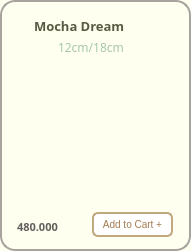
       <widget class="QFrame" name="frame_Mocha">
        <property name="geometry">
         <rect>
          <x>10</x>
          <y>590</y>
          <width>191</width>
          <height>251</height>
         </rect>
        </property>
        <property name="styleSheet">
         <string notr="true">background-color:#FFFFF0;
border-radius: 15px; 
border: 2px solid #A8A29E ;</string>
        </property>
        <property name="frameShape">
         <enum>QFrame::StyledPanel</enum>
        </property>
        <property name="frameShadow">
         <enum>QFrame::Raised</enum>
        </property>
        <widget class="QLabel" name="label_cake_mocha">
         <property name="geometry">
          <rect>
           <x>0</x>
           <y>16</y>
           <width>191</width>
           <height>201</height>
          </rect>
         </property>
         <property name="sizePolicy">
          <sizepolicy hsizetype="Fixed" vsizetype="Fixed">
           <horstretch>25</horstretch>
           <verstretch>25</verstretch>
          </sizepolicy>
         </property>
         <property name="minimumSize">
          <size>
           <width>25</width>
           <height>25</height>
          </size>
         </property>
         <property name="maximumSize">
          <size>
           <width>16777215</width>
           <height>16777215</height>
          </size>
         </property>
         <property name="sizeIncrement">
          <size>
           <width>3</width>
           <height>0</height>
          </size>
         </property>
         <property name="styleSheet">
          <string notr="true">border:0px;
border-radius:0px;
background-color: transparent</string>
         </property>
         <property name="frameShape">
          <enum>QFrame::WinPanel</enum>
         </property>
         <property name="text">
          <string/>
         </property>
         <property name="pixmap">
          <pixmap>../images/mocha.png</pixmap>
         </property>
         <property name="scaledContents">
          <bool>true</bool>
         </property>
        </widget>
        <widget class="QLabel" name="label_mocha">
         <property name="geometry">
          <rect>
           <x>34</x>
           <y>16</y>
           <width>141</width>
           <height>20</height>
          </rect>
         </property>
         <property name="sizePolicy">
          <sizepolicy hsizetype="Fixed" vsizetype="Fixed">
           <horstretch>0</horstretch>
           <verstretch>0</verstretch>
          </sizepolicy>
         </property>
         <property name="font">
          <font>
           <family>Mongolian Baiti</family>
           <pointsize>10</pointsize>
           <weight>75</weight>
           <bold>true</bold>
          </font>
         </property>
         <property name="styleSheet">
          <string notr="true">border-radius: 0px;
border:0px solid;
color:#5A5A42</string>
         </property>
         <property name="text">
          <string>Mocha Dream </string>
         </property>
        </widget>
        <widget class="QLabel" name="label_mocha_size">
         <property name="geometry">
          <rect>
           <x>58</x>
           <y>39</y>
           <width>71</width>
           <height>16</height>
          </rect>
         </property>
         <property name="font">
          <font>
           <family>Mongolian Baiti</family>
           <pointsize>9</pointsize>
          </font>
         </property>
         <property name="styleSheet">
          <string notr="true">color: #A7C7A7;
border:0px</string>
         </property>
         <property name="text">
          <string>12cm/18cm</string>
         </property>
        </widget>
        <widget class="QLabel" name="label_mocha_price">
         <property name="geometry">
          <rect>
           <x>17</x>
           <y>219</y>
           <width>81</width>
           <height>16</height>
          </rect>
         </property>
         <property name="font">
          <font>
           <family>Mongolian Baiti</family>
           <pointsize>8</pointsize>
           <weight>75</weight>
           <bold>true</bold>
          </font>
         </property>
         <property name="styleSheet">
          <string notr="true">border:0px;
color: rgb(98, 94, 92);
</string>
         </property>
         <property name="text">
          <string>480.000</string>
         </property>
        </widget>
        <widget class="QPushButton" name="pushButton_add_mocha">
         <property name="geometry">
          <rect>
           <x>92</x>
           <y>212</y>
           <width>81</width>
           <height>25</height>
          </rect>
         </property>
         <property name="maximumSize">
          <size>
           <width>16777207</width>
           <height>16777215</height>
          </size>
         </property>
         <property name="font">
          <font>
           <pointsize>-1</pointsize>
          </font>
         </property>
         <property name="styleSheet">
          <string notr="true">QPushButton {
    background-color: white;
    color: #A37B50;
    border: 2px solid #C2A87E;
    border-radius: 6px;
    padding: 4px 5px;
    font-size: 10px;
}

QPushButton:hover {
    background-color: #F7F3EF;
}

QPushButton:pressed {
    background-color: #E6D5C3;
}
</string>
         </property>
         <property name="text">
          <string>Add to Cart +</string>
         </property>
        </widget>
       </widget>
